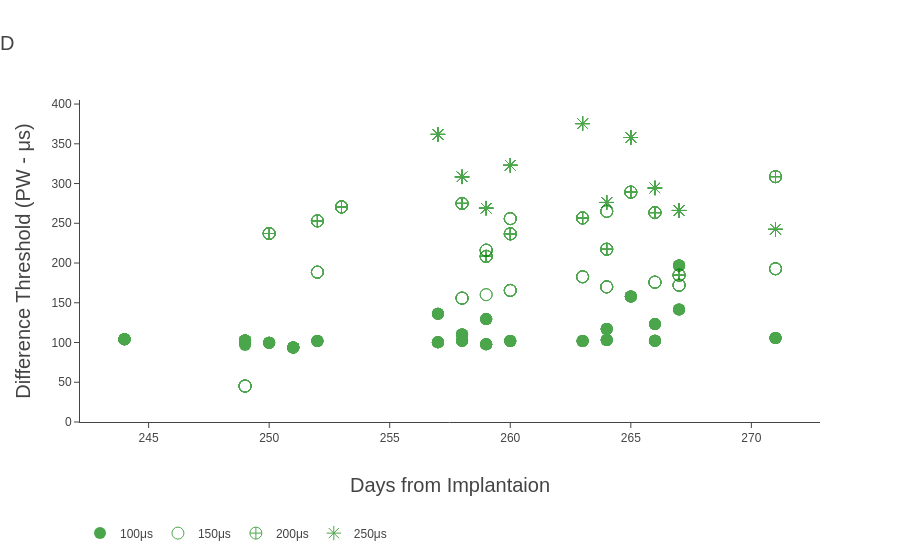

The code cell stored with this chart in its notebook:
### Markdown cell above
## Figure 5D

### Code cell
filters = {'discrimination':True, 'varparamsID': 3, 'cs': False, 'subjectID':3, 'refpw_list':[100,150,200,250]}
df1 = filter_data(df, filters)
print(df1['ref_pw'].unique())
fig = thresh_fig_discrim(df1, 'ref_pw')
# fig.update_layout(
fig.update_layout(yaxis={'title': "Difference Threshold (PW - μs) ", 'showgrid':False,'showline':True,},
                  xaxis={'title': "Days from Implantaion",
                           'showgrid':False,'showline':True,'rangemode':'normal'},
                    legend={'x': 0, 'y': -.3, 'orientation':'h'},
                hovermode='closest',
                template=fig_template,
                  title='D',
                 title_font_size=20,
    )
fig.update_traces(marker={'color':'green','size':12})
fig.write_image("Nov_Images/fig5d.svg")
iplot(fig)
fig5d = go.FigureWidget(fig)
